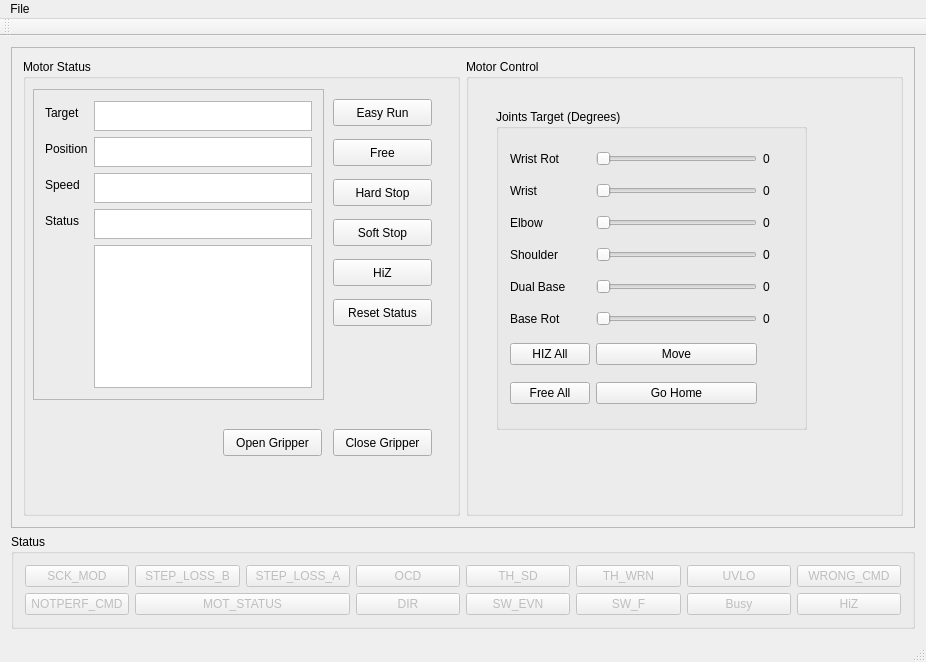
<?xml version="1.0" encoding="UTF-8"?>
<ui version="4.0">
 <class>MainWindow</class>
 <widget class="QMainWindow" name="MainWindow">
  <property name="geometry">
   <rect>
    <x>0</x>
    <y>0</y>
    <width>926</width>
    <height>662</height>
   </rect>
  </property>
  <property name="windowTitle">
   <string>MainWindow</string>
  </property>
  <widget class="QWidget" name="centralWidget">
   <layout class="QGridLayout" name="gridLayout">
    <item row="4" column="0" colspan="2">
     <widget class="QGroupBox" name="groupBox_4">
      <property name="sizePolicy">
       <sizepolicy hsizetype="Expanding" vsizetype="Fixed">
        <horstretch>0</horstretch>
        <verstretch>0</verstretch>
       </sizepolicy>
      </property>
      <property name="title">
       <string>Status</string>
      </property>
      <property name="checkable">
       <bool>false</bool>
      </property>
      <layout class="QGridLayout" name="gridLayout_3">
       <item row="1" column="0">
        <widget class="QPushButton" name="pushButtonSCK_MOD">
         <property name="enabled">
          <bool>false</bool>
         </property>
         <property name="sizePolicy">
          <sizepolicy hsizetype="Expanding" vsizetype="Expanding">
           <horstretch>0</horstretch>
           <verstretch>0</verstretch>
          </sizepolicy>
         </property>
         <property name="minimumSize">
          <size>
           <width>0</width>
           <height>0</height>
          </size>
         </property>
         <property name="styleSheet">
          <string notr="true"/>
         </property>
         <property name="text">
          <string>SCK_MOD</string>
         </property>
        </widget>
       </item>
       <item row="1" column="4">
        <widget class="QPushButton" name="pushButtonTH_SD">
         <property name="enabled">
          <bool>false</bool>
         </property>
         <property name="sizePolicy">
          <sizepolicy hsizetype="Expanding" vsizetype="Expanding">
           <horstretch>0</horstretch>
           <verstretch>0</verstretch>
          </sizepolicy>
         </property>
         <property name="minimumSize">
          <size>
           <width>0</width>
           <height>0</height>
          </size>
         </property>
         <property name="text">
          <string>TH_SD</string>
         </property>
        </widget>
       </item>
       <item row="1" column="5">
        <widget class="QPushButton" name="pushButtonTH_WRN">
         <property name="enabled">
          <bool>false</bool>
         </property>
         <property name="sizePolicy">
          <sizepolicy hsizetype="Expanding" vsizetype="Expanding">
           <horstretch>0</horstretch>
           <verstretch>0</verstretch>
          </sizepolicy>
         </property>
         <property name="minimumSize">
          <size>
           <width>0</width>
           <height>0</height>
          </size>
         </property>
         <property name="text">
          <string>TH_WRN</string>
         </property>
        </widget>
       </item>
       <item row="2" column="0">
        <widget class="QPushButton" name="pushButtonNOTPERF_CMD">
         <property name="enabled">
          <bool>false</bool>
         </property>
         <property name="sizePolicy">
          <sizepolicy hsizetype="Expanding" vsizetype="Expanding">
           <horstretch>0</horstretch>
           <verstretch>0</verstretch>
          </sizepolicy>
         </property>
         <property name="minimumSize">
          <size>
           <width>0</width>
           <height>0</height>
          </size>
         </property>
         <property name="text">
          <string>NOTPERF_CMD</string>
         </property>
        </widget>
       </item>
       <item row="1" column="1">
        <widget class="QPushButton" name="pushButtonSTEP_LOSS_B">
         <property name="enabled">
          <bool>false</bool>
         </property>
         <property name="sizePolicy">
          <sizepolicy hsizetype="Expanding" vsizetype="Expanding">
           <horstretch>0</horstretch>
           <verstretch>0</verstretch>
          </sizepolicy>
         </property>
         <property name="minimumSize">
          <size>
           <width>0</width>
           <height>0</height>
          </size>
         </property>
         <property name="text">
          <string>STEP_LOSS_B</string>
         </property>
        </widget>
       </item>
       <item row="1" column="3">
        <widget class="QPushButton" name="pushButtonOCD">
         <property name="enabled">
          <bool>false</bool>
         </property>
         <property name="sizePolicy">
          <sizepolicy hsizetype="Expanding" vsizetype="Expanding">
           <horstretch>0</horstretch>
           <verstretch>0</verstretch>
          </sizepolicy>
         </property>
         <property name="minimumSize">
          <size>
           <width>0</width>
           <height>0</height>
          </size>
         </property>
         <property name="text">
          <string>OCD</string>
         </property>
        </widget>
       </item>
       <item row="1" column="2">
        <widget class="QPushButton" name="pushButtonSTEP_LOSS_A">
         <property name="enabled">
          <bool>false</bool>
         </property>
         <property name="sizePolicy">
          <sizepolicy hsizetype="Expanding" vsizetype="Expanding">
           <horstretch>0</horstretch>
           <verstretch>0</verstretch>
          </sizepolicy>
         </property>
         <property name="minimumSize">
          <size>
           <width>0</width>
           <height>0</height>
          </size>
         </property>
         <property name="text">
          <string>STEP_LOSS_A</string>
         </property>
        </widget>
       </item>
       <item row="1" column="7">
        <widget class="QPushButton" name="pushButtonWRONG_CMD">
         <property name="enabled">
          <bool>false</bool>
         </property>
         <property name="sizePolicy">
          <sizepolicy hsizetype="Expanding" vsizetype="Expanding">
           <horstretch>0</horstretch>
           <verstretch>0</verstretch>
          </sizepolicy>
         </property>
         <property name="minimumSize">
          <size>
           <width>0</width>
           <height>0</height>
          </size>
         </property>
         <property name="text">
          <string>WRONG_CMD</string>
         </property>
        </widget>
       </item>
       <item row="2" column="3">
        <widget class="QPushButton" name="pushButtonDIR">
         <property name="enabled">
          <bool>false</bool>
         </property>
         <property name="sizePolicy">
          <sizepolicy hsizetype="Expanding" vsizetype="Expanding">
           <horstretch>0</horstretch>
           <verstretch>0</verstretch>
          </sizepolicy>
         </property>
         <property name="minimumSize">
          <size>
           <width>0</width>
           <height>0</height>
          </size>
         </property>
         <property name="text">
          <string>DIR</string>
         </property>
        </widget>
       </item>
       <item row="2" column="4">
        <widget class="QPushButton" name="pushButtonSW_EVN">
         <property name="enabled">
          <bool>false</bool>
         </property>
         <property name="sizePolicy">
          <sizepolicy hsizetype="Expanding" vsizetype="Expanding">
           <horstretch>0</horstretch>
           <verstretch>0</verstretch>
          </sizepolicy>
         </property>
         <property name="minimumSize">
          <size>
           <width>0</width>
           <height>0</height>
          </size>
         </property>
         <property name="text">
          <string>SW_EVN</string>
         </property>
        </widget>
       </item>
       <item row="2" column="5">
        <widget class="QPushButton" name="pushButtonSW_F">
         <property name="enabled">
          <bool>false</bool>
         </property>
         <property name="sizePolicy">
          <sizepolicy hsizetype="Expanding" vsizetype="Expanding">
           <horstretch>0</horstretch>
           <verstretch>0</verstretch>
          </sizepolicy>
         </property>
         <property name="minimumSize">
          <size>
           <width>0</width>
           <height>0</height>
          </size>
         </property>
         <property name="text">
          <string>SW_F</string>
         </property>
        </widget>
       </item>
       <item row="2" column="6">
        <widget class="QPushButton" name="pushButtonBusy">
         <property name="enabled">
          <bool>false</bool>
         </property>
         <property name="sizePolicy">
          <sizepolicy hsizetype="Expanding" vsizetype="Expanding">
           <horstretch>0</horstretch>
           <verstretch>0</verstretch>
          </sizepolicy>
         </property>
         <property name="minimumSize">
          <size>
           <width>0</width>
           <height>0</height>
          </size>
         </property>
         <property name="styleSheet">
          <string notr="true"/>
         </property>
         <property name="text">
          <string>Busy</string>
         </property>
        </widget>
       </item>
       <item row="2" column="7">
        <widget class="QPushButton" name="pushButtonHiZ">
         <property name="enabled">
          <bool>false</bool>
         </property>
         <property name="sizePolicy">
          <sizepolicy hsizetype="Expanding" vsizetype="Expanding">
           <horstretch>0</horstretch>
           <verstretch>0</verstretch>
          </sizepolicy>
         </property>
         <property name="minimumSize">
          <size>
           <width>0</width>
           <height>0</height>
          </size>
         </property>
         <property name="styleSheet">
          <string notr="true"/>
         </property>
         <property name="text">
          <string>HiZ</string>
         </property>
        </widget>
       </item>
       <item row="1" column="6">
        <widget class="QPushButton" name="pushButtonUVLO">
         <property name="enabled">
          <bool>false</bool>
         </property>
         <property name="sizePolicy">
          <sizepolicy hsizetype="Expanding" vsizetype="Expanding">
           <horstretch>0</horstretch>
           <verstretch>0</verstretch>
          </sizepolicy>
         </property>
         <property name="minimumSize">
          <size>
           <width>0</width>
           <height>0</height>
          </size>
         </property>
         <property name="text">
          <string>UVLO</string>
         </property>
        </widget>
       </item>
       <item row="2" column="1" colspan="2">
        <widget class="QPushButton" name="pushButtonMOT_STATUS">
         <property name="enabled">
          <bool>false</bool>
         </property>
         <property name="sizePolicy">
          <sizepolicy hsizetype="Expanding" vsizetype="Expanding">
           <horstretch>0</horstretch>
           <verstretch>0</verstretch>
          </sizepolicy>
         </property>
         <property name="minimumSize">
          <size>
           <width>0</width>
           <height>0</height>
          </size>
         </property>
         <property name="styleSheet">
          <string notr="true"/>
         </property>
         <property name="text">
          <string>MOT_STATUS</string>
         </property>
        </widget>
       </item>
      </layout>
     </widget>
    </item>
    <item row="0" column="0" colspan="2">
     <widget class="QFrame" name="frame">
      <property name="frameShape">
       <enum>QFrame::StyledPanel</enum>
      </property>
      <property name="frameShadow">
       <enum>QFrame::Raised</enum>
      </property>
      <layout class="QHBoxLayout" name="horizontalLayout_2">
       <item>
        <widget class="QGroupBox" name="groupBox">
         <property name="minimumSize">
          <size>
           <width>50</width>
           <height>100</height>
          </size>
         </property>
         <property name="title">
          <string>Motor Status</string>
         </property>
         <widget class="QPushButton" name="pushFree">
          <property name="geometry">
           <rect>
            <x>310</x>
            <y>80</y>
            <width>99</width>
            <height>27</height>
           </rect>
          </property>
          <property name="text">
           <string>Free</string>
          </property>
         </widget>
         <widget class="QPushButton" name="pushEasyRun">
          <property name="geometry">
           <rect>
            <x>310</x>
            <y>40</y>
            <width>99</width>
            <height>27</height>
           </rect>
          </property>
          <property name="text">
           <string>Easy Run</string>
          </property>
         </widget>
         <widget class="QFrame" name="frameMotor">
          <property name="geometry">
           <rect>
            <x>10</x>
            <y>30</y>
            <width>291</width>
            <height>311</height>
           </rect>
          </property>
          <property name="whatsThis">
           <string>&lt;html&gt;&lt;head/&gt;&lt;body&gt;&lt;p&gt;&lt;br/&gt;&lt;/p&gt;&lt;/body&gt;&lt;/html&gt;</string>
          </property>
          <property name="frameShape">
           <enum>QFrame::StyledPanel</enum>
          </property>
          <property name="frameShadow">
           <enum>QFrame::Raised</enum>
          </property>
          <layout class="QFormLayout" name="formLayout">
           <item row="1" column="0">
            <widget class="QLabel" name="label">
             <property name="text">
              <string>Position</string>
             </property>
            </widget>
           </item>
           <item row="1" column="1">
            <widget class="QPlainTextEdit" name="plainTextEditPosition">
             <property name="sizePolicy">
              <sizepolicy hsizetype="Expanding" vsizetype="Fixed">
               <horstretch>0</horstretch>
               <verstretch>0</verstretch>
              </sizepolicy>
             </property>
             <property name="maximumSize">
              <size>
               <width>16777215</width>
               <height>30</height>
              </size>
             </property>
             <property name="readOnly">
              <bool>true</bool>
             </property>
            </widget>
           </item>
           <item row="2" column="0">
            <widget class="QLabel" name="label_2">
             <property name="text">
              <string>Speed</string>
             </property>
            </widget>
           </item>
           <item row="2" column="1">
            <widget class="QPlainTextEdit" name="plainTextEditSpeed">
             <property name="sizePolicy">
              <sizepolicy hsizetype="Expanding" vsizetype="Fixed">
               <horstretch>0</horstretch>
               <verstretch>0</verstretch>
              </sizepolicy>
             </property>
             <property name="maximumSize">
              <size>
               <width>16777215</width>
               <height>30</height>
              </size>
             </property>
             <property name="readOnly">
              <bool>true</bool>
             </property>
            </widget>
           </item>
           <item row="0" column="0">
            <widget class="QLabel" name="label_3">
             <property name="text">
              <string>Target</string>
             </property>
            </widget>
           </item>
           <item row="0" column="1">
            <widget class="QTextEdit" name="textEditTarget">
             <property name="sizePolicy">
              <sizepolicy hsizetype="Expanding" vsizetype="Fixed">
               <horstretch>0</horstretch>
               <verstretch>0</verstretch>
              </sizepolicy>
             </property>
             <property name="maximumSize">
              <size>
               <width>16777215</width>
               <height>30</height>
              </size>
             </property>
             <property name="readOnly">
              <bool>true</bool>
             </property>
             <property name="html">
              <string>&lt;!DOCTYPE HTML PUBLIC &quot;-//W3C//DTD HTML 4.0//EN&quot; &quot;http://www.w3.org/TR/REC-html40/strict.dtd&quot;&gt;
&lt;html&gt;&lt;head&gt;&lt;meta name=&quot;qrichtext&quot; content=&quot;1&quot; /&gt;&lt;style type=&quot;text/css&quot;&gt;
p, li { white-space: pre-wrap; }
&lt;/style&gt;&lt;/head&gt;&lt;body style=&quot; font-family:'Ubuntu'; font-size:11pt; font-weight:400; font-style:normal;&quot;&gt;
&lt;p style=&quot;-qt-paragraph-type:empty; margin-top:0px; margin-bottom:0px; margin-left:0px; margin-right:0px; -qt-block-indent:0; text-indent:0px;&quot;&gt;&lt;br /&gt;&lt;/p&gt;&lt;/body&gt;&lt;/html&gt;</string>
             </property>
            </widget>
           </item>
           <item row="3" column="1">
            <widget class="QPlainTextEdit" name="plainTextEditStatus">
             <property name="sizePolicy">
              <sizepolicy hsizetype="Expanding" vsizetype="Fixed">
               <horstretch>0</horstretch>
               <verstretch>0</verstretch>
              </sizepolicy>
             </property>
             <property name="maximumSize">
              <size>
               <width>16777215</width>
               <height>30</height>
              </size>
             </property>
            </widget>
           </item>
           <item row="3" column="0">
            <widget class="QLabel" name="label_4">
             <property name="text">
              <string>Status</string>
             </property>
            </widget>
           </item>
           <item row="4" column="1">
            <widget class="QListWidget" name="listMotors"/>
           </item>
          </layout>
         </widget>
         <widget class="QPushButton" name="pushHardStop">
          <property name="geometry">
           <rect>
            <x>310</x>
            <y>120</y>
            <width>99</width>
            <height>27</height>
           </rect>
          </property>
          <property name="text">
           <string>Hard Stop</string>
          </property>
         </widget>
         <widget class="QPushButton" name="pushSoftStop">
          <property name="geometry">
           <rect>
            <x>310</x>
            <y>160</y>
            <width>99</width>
            <height>27</height>
           </rect>
          </property>
          <property name="text">
           <string>Soft Stop</string>
          </property>
         </widget>
         <widget class="QPushButton" name="pushButton_HIZ">
          <property name="geometry">
           <rect>
            <x>310</x>
            <y>200</y>
            <width>99</width>
            <height>27</height>
           </rect>
          </property>
          <property name="text">
           <string>HiZ</string>
          </property>
         </widget>
         <widget class="QPushButton" name="pushButton_ResetStatus">
          <property name="geometry">
           <rect>
            <x>310</x>
            <y>240</y>
            <width>99</width>
            <height>27</height>
           </rect>
          </property>
          <property name="text">
           <string>Reset Status</string>
          </property>
         </widget>
         <widget class="QPushButton" name="pushButtonCloseGripper">
          <property name="geometry">
           <rect>
            <x>310</x>
            <y>370</y>
            <width>99</width>
            <height>27</height>
           </rect>
          </property>
          <property name="text">
           <string>Close Gripper</string>
          </property>
         </widget>
         <widget class="QPushButton" name="pushButtonOpenGripper">
          <property name="geometry">
           <rect>
            <x>200</x>
            <y>370</y>
            <width>99</width>
            <height>27</height>
           </rect>
          </property>
          <property name="text">
           <string>Open Gripper</string>
          </property>
         </widget>
        </widget>
       </item>
       <item>
        <widget class="QGroupBox" name="groupBox_2">
         <property name="title">
          <string>Motor Control</string>
         </property>
         <widget class="QGroupBox" name="groupBox_3">
          <property name="geometry">
           <rect>
            <x>30</x>
            <y>50</y>
            <width>311</width>
            <height>321</height>
           </rect>
          </property>
          <property name="title">
           <string>Joints Target (Degrees)</string>
          </property>
          <layout class="QGridLayout" name="gridLayout_2">
           <item row="2" column="1">
            <widget class="QSlider" name="horizontalSliderJoint_4">
             <property name="orientation">
              <enum>Qt::Horizontal</enum>
             </property>
            </widget>
           </item>
           <item row="3" column="0">
            <widget class="QLabel" name="label_7">
             <property name="text">
              <string>Shoulder</string>
             </property>
            </widget>
           </item>
           <item row="1" column="1">
            <widget class="QSlider" name="horizontalSliderJoint_5">
             <property name="minimum">
              <number>0</number>
             </property>
             <property name="maximum">
              <number>99</number>
             </property>
             <property name="orientation">
              <enum>Qt::Horizontal</enum>
             </property>
            </widget>
           </item>
           <item row="2" column="0">
            <widget class="QLabel" name="label_9">
             <property name="text">
              <string>Elbow</string>
             </property>
            </widget>
           </item>
           <item row="1" column="2">
            <widget class="QLabel" name="labelJoint5">
             <property name="minimumSize">
              <size>
               <width>30</width>
               <height>0</height>
              </size>
             </property>
             <property name="text">
              <string>0</string>
             </property>
            </widget>
           </item>
           <item row="4" column="1">
            <widget class="QSlider" name="horizontalSliderJoint_2">
             <property name="orientation">
              <enum>Qt::Horizontal</enum>
             </property>
            </widget>
           </item>
           <item row="3" column="1">
            <widget class="QSlider" name="horizontalSliderJoint_3">
             <property name="orientation">
              <enum>Qt::Horizontal</enum>
             </property>
            </widget>
           </item>
           <item row="2" column="2">
            <widget class="QLabel" name="labelJoint4">
             <property name="minimumSize">
              <size>
               <width>30</width>
               <height>0</height>
              </size>
             </property>
             <property name="text">
              <string>0</string>
             </property>
            </widget>
           </item>
           <item row="5" column="2">
            <widget class="QLabel" name="labelJoint1">
             <property name="minimumSize">
              <size>
               <width>30</width>
               <height>0</height>
              </size>
             </property>
             <property name="text">
              <string>0</string>
             </property>
            </widget>
           </item>
           <item row="4" column="2">
            <widget class="QLabel" name="labelJoint2">
             <property name="minimumSize">
              <size>
               <width>30</width>
               <height>0</height>
              </size>
             </property>
             <property name="text">
              <string>0</string>
             </property>
            </widget>
           </item>
           <item row="3" column="2">
            <widget class="QLabel" name="labelJoint3">
             <property name="minimumSize">
              <size>
               <width>30</width>
               <height>0</height>
              </size>
             </property>
             <property name="text">
              <string>0</string>
             </property>
            </widget>
           </item>
           <item row="6" column="0">
            <widget class="QPushButton" name="pushButtonHIZAll">
             <property name="text">
              <string>HIZ All</string>
             </property>
            </widget>
           </item>
           <item row="0" column="0">
            <widget class="QLabel" name="label_10">
             <property name="text">
              <string>Wrist Rot</string>
             </property>
            </widget>
           </item>
           <item row="0" column="1">
            <widget class="QSlider" name="horizontalSliderJoint_6">
             <property name="orientation">
              <enum>Qt::Horizontal</enum>
             </property>
            </widget>
           </item>
           <item row="0" column="2">
            <widget class="QLabel" name="labelJoint6">
             <property name="text">
              <string>0</string>
             </property>
            </widget>
           </item>
           <item row="5" column="1">
            <widget class="QSlider" name="horizontalSliderJoint_1">
             <property name="orientation">
              <enum>Qt::Horizontal</enum>
             </property>
            </widget>
           </item>
           <item row="6" column="1">
            <widget class="QPushButton" name="pushButtonMove">
             <property name="text">
              <string>Move</string>
             </property>
            </widget>
           </item>
           <item row="1" column="0">
            <widget class="QLabel" name="label_8">
             <property name="text">
              <string>Wrist</string>
             </property>
            </widget>
           </item>
           <item row="5" column="0">
            <widget class="QLabel" name="label_6">
             <property name="text">
              <string>Base Rot</string>
             </property>
            </widget>
           </item>
           <item row="4" column="0">
            <widget class="QLabel" name="label_5">
             <property name="text">
              <string>Dual Base</string>
             </property>
            </widget>
           </item>
           <item row="7" column="0">
            <widget class="QPushButton" name="pushFreeAll">
             <property name="text">
              <string>Free All</string>
             </property>
            </widget>
           </item>
           <item row="7" column="1">
            <widget class="QPushButton" name="pushButtonGoHome">
             <property name="text">
              <string>Go Home</string>
             </property>
            </widget>
           </item>
          </layout>
         </widget>
        </widget>
       </item>
      </layout>
     </widget>
    </item>
   </layout>
  </widget>
  <widget class="QMenuBar" name="menuBar">
   <property name="geometry">
    <rect>
     <x>0</x>
     <y>0</y>
     <width>926</width>
     <height>25</height>
    </rect>
   </property>
   <widget class="QMenu" name="menuRBX1_Control_Station">
    <property name="title">
     <string>File</string>
    </property>
    <addaction name="actionExit"/>
   </widget>
   <addaction name="menuRBX1_Control_Station"/>
  </widget>
  <widget class="QToolBar" name="mainToolBar">
   <attribute name="toolBarArea">
    <enum>TopToolBarArea</enum>
   </attribute>
   <attribute name="toolBarBreak">
    <bool>false</bool>
   </attribute>
  </widget>
  <widget class="QStatusBar" name="statusBar"/>
  <action name="actionExit">
   <property name="text">
    <string>Exit</string>
   </property>
  </action>
 </widget>
 <layoutdefault spacing="6" margin="11"/>
 <resources/>
 <connections>
  <connection>
   <sender>horizontalSliderJoint_6</sender>
   <signal>valueChanged(int)</signal>
   <receiver>labelJoint6</receiver>
   <slot>setNum(int)</slot>
   <hints>
    <hint type="sourcelabel">
     <x>647</x>
     <y>133</y>
    </hint>
    <hint type="destinationlabel">
     <x>747</x>
     <y>133</y>
    </hint>
   </hints>
  </connection>
  <connection>
   <sender>horizontalSliderJoint_5</sender>
   <signal>valueChanged(int)</signal>
   <receiver>labelJoint5</receiver>
   <slot>setNum(int)</slot>
   <hints>
    <hint type="sourcelabel">
     <x>647</x>
     <y>163</y>
    </hint>
    <hint type="destinationlabel">
     <x>747</x>
     <y>163</y>
    </hint>
   </hints>
  </connection>
  <connection>
   <sender>horizontalSliderJoint_4</sender>
   <signal>valueChanged(int)</signal>
   <receiver>labelJoint4</receiver>
   <slot>setNum(int)</slot>
   <hints>
    <hint type="sourcelabel">
     <x>647</x>
     <y>193</y>
    </hint>
    <hint type="destinationlabel">
     <x>747</x>
     <y>193</y>
    </hint>
   </hints>
  </connection>
  <connection>
   <sender>horizontalSliderJoint_3</sender>
   <signal>valueChanged(int)</signal>
   <receiver>labelJoint3</receiver>
   <slot>setNum(int)</slot>
   <hints>
    <hint type="sourcelabel">
     <x>647</x>
     <y>223</y>
    </hint>
    <hint type="destinationlabel">
     <x>747</x>
     <y>223</y>
    </hint>
   </hints>
  </connection>
  <connection>
   <sender>horizontalSliderJoint_2</sender>
   <signal>valueChanged(int)</signal>
   <receiver>labelJoint2</receiver>
   <slot>setNum(int)</slot>
   <hints>
    <hint type="sourcelabel">
     <x>647</x>
     <y>252</y>
    </hint>
    <hint type="destinationlabel">
     <x>747</x>
     <y>252</y>
    </hint>
   </hints>
  </connection>
  <connection>
   <sender>horizontalSliderJoint_1</sender>
   <signal>valueChanged(int)</signal>
   <receiver>labelJoint1</receiver>
   <slot>setNum(int)</slot>
   <hints>
    <hint type="sourcelabel">
     <x>647</x>
     <y>282</y>
    </hint>
    <hint type="destinationlabel">
     <x>747</x>
     <y>282</y>
    </hint>
   </hints>
  </connection>
 </connections>
 <slots>
  <slot>robotUpdated()</slot>
 </slots>
</ui>
